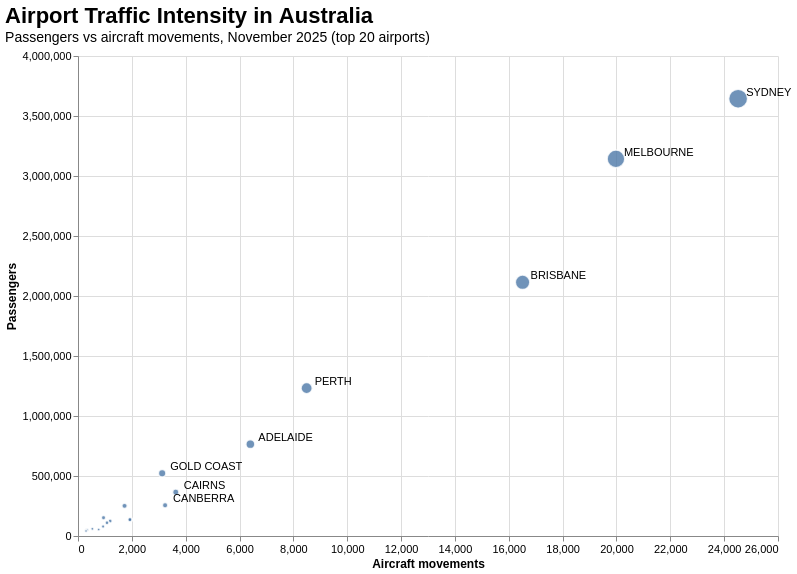

Write a Vega-Lite specification for this figure.
### Vega-Lite specification from a JSON file in a GitHub repository (floating-point values rounded to 4 significant figures)
{"$schema": "https://vega.github.io/schema/vega-lite/v5.json", "width": 700, "height": 480, "title": {"text": "Airport Traffic Intensity in Australia", "subtitle": "Passengers vs aircraft movements, November 2025 (top 20 airports)", "anchor": "start"}, "data": {"values": [{"airport": "SYDNEY", "total_passengers": 3644573, "dom_total": 2206344, "total_movements": 24519, "label": "SYDNEY"}, {"airport": "MELBOURNE", "total_passengers": 3142586, "dom_total": 2128607, "total_movements": 19981, "label": "MELBOURNE"}, {"airport": "BRISBANE", "total_passengers": 2114314, "dom_total": 1518803, "total_movements": 16513, "label": "BRISBANE"}, {"airport": "PERTH", "total_passengers": 1232092, "dom_total": 788134, "total_movements": 8492, "label": "PERTH"}, {"airport": "ADELAIDE", "total_passengers": 765167, "dom_total": 662688, "total_movements": 6402, "label": "ADELAIDE"}, {"airport": "GOLD COAST", "total_passengers": 522835, "dom_total": 467662, "total_movements": 3126, "label": "GOLD COAST"}, {"airport": "CAIRNS", "total_passengers": 365213, "dom_total": 312916, "total_movements": 3631, "label": "CAIRNS"}, {"airport": "CANBERRA", "total_passengers": 255711, "dom_total": 253738, "total_movements": 3235, "label": "CANBERRA"}, {"airport": "HOBART", "total_passengers": 251307, "dom_total": 247576, "total_movements": 1729, "label": ""}, {"airport": "SUNSHINE COAST", "total_passengers": 151717, "dom_total": 147850, "total_movements": 948, "label": ""}, {"airport": "TOWNSVILLE", "total_passengers": 137545, "dom_total": 137545, "total_movements": 1936, "label": ""}, {"airport": "DARWIN", "total_passengers": 136088, "dom_total": 114294, "total_movements": 1928, "label": ""}, {"airport": "LAUNCESTON", "total_passengers": 125597, "dom_total": 125597, "total_movements": 1194, "label": ""}, {"airport": "NEWCASTLE", "total_passengers": 110701, "dom_total": 105970, "total_movements": 1077, "label": ""}, {"airport": "MACKAY", "total_passengers": 79491, "dom_total": 79491, "total_movements": 932, "label": ""}, {"airport": "KARRATHA", "total_passengers": 59683, "dom_total": 59683, "total_movements": 534, "label": ""}, {"airport": "ROCKHAMPTON", "total_passengers": 54871, "dom_total": 54871, "total_movements": 767, "label": ""}, {"airport": "PROSERPINE", "total_passengers": 50298, "dom_total": 50298, "total_movements": 309, "label": ""}, {"airport": "BALLINA", "total_passengers": 50147, "dom_total": 50147, "total_movements": 344, "label": ""}, {"airport": "HAMILTON ISLAND", "total_passengers": 41981, "dom_total": 41981, "total_movements": 298, "label": ""}]}, "layer": [{"mark": {"type": "point", "filled": true, "opacity": 0.8, "stroke": "white", "strokeWidth": 1.5}, "encoding": {"x": {"field": "total_movements", "type": "quantitative", "title": "Aircraft movements", "axis": {"format": ",d"}}, "y": {"field": "total_passengers", "type": "quantitative", "title": "Passengers", "axis": {"format": ",d"}}, "size": {"field": "total_passengers", "type": "quantitative", "legend": null}, "tooltip": [{"field": "airport", "type": "nominal", "title": "Airport"}, {"field": "total_passengers", "type": "quantitative", "title": "Passengers", "format": ",d"}, {"field": "total_movements", "type": "quantitative", "title": "Aircraft movements", "format": ",d"}]}}, {"transform": [{"filter": "datum.label != ''"}], "mark": {"type": "text", "align": "left", "dx": 8, "dy": -6, "fontSize": 11}, "encoding": {"x": {"field": "total_movements", "type": "quantitative"}, "y": {"field": "total_passengers", "type": "quantitative"}, "text": {"field": "label", "type": "nominal"}}}], "config": {"view": {"stroke": null}, "axis": {"labelFontSize": 11, "titleFontSize": 12}, "title": {"fontSize": 22, "subtitleFontSize": 14}}}
